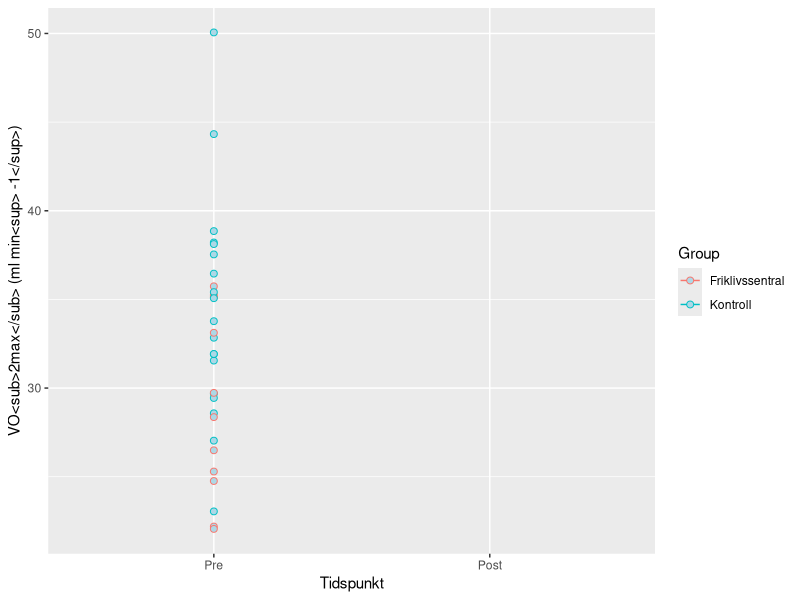

This chart was generated by the following R code:
## ---- chunk 1
library(tidyverse)
library(readxl)
library(ggtext)
data <- read_excel("Revidert_resultatskjema.xlsx", na = "NA") #Henter data

Vo2figur <- select(data, id, time, group, vo2max_ml_min_kg_6x5) %>%
  filter(id != "tr031 10541") %>%
  filter(id != "tr031 11421") %>%
  filter(id != "tr031 13404") %>%
  filter(id != "tr031 004") %>%
  filter(id != "tr031 008") %>%
  filter(id != "tr031 001") %>%
  filter(id != "tr031 016")%>%
  filter(id != "tr031 014")

Vo2figur$time <- factor(Vo2figur$time, levels = c("pre", "post"), labels = c("Pre", "Post"))

Vo2figur$group <-factor(Vo2figur$group,levels = c("fls", "kon"), labels = c("Friklivssentral", "Kontroll"))

ggplot(Vo2figur, aes(time, vo2max_ml_min_kg_6x5, color = group, group = id)) + geom_line() + geom_point(size = 2, fill = "lightblue", shape = 21) +
  labs(x = "Tidspunkt", 
       y = "VO<sub>2max</sub> (ml min<sup> -1</sup>)", color = "Group")
       


